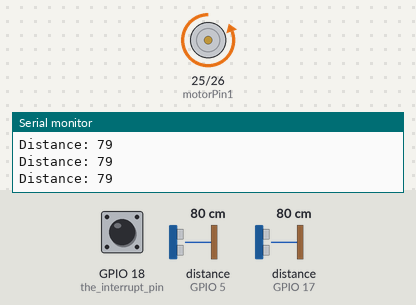
Simulated run of this sketch. Board: ESP32. Shown: motor-driver pin pairs drawn as motors (green arrow = first pin HIGH = forward, orange = second pin HIGH = backward, longer = more drive), the last lines printed to the serial monitor. Wiring (inferred from the names in the program): 2 × ultrasonic range finder: trigger GPIO 2, echo GPIO 5 / trigger GPIO 16, echo GPIO 17. The test bench sets the inputs (shaded band); at power-on: distance to the obstacle (sensors on GPIO 5, GPIO 17) 80 cm, GPIO 18 (the_interrupt_pin) HIGH. The echo pulse lasts 58.3 µs per cm; WiFi joins after 1.5 s; servers stay silent unless stated.

Above: at 2.8 s.
2.9 s: distance to the obstacle (sensor on GPIO 5) set to 65 cm
4.4 s: distance to the obstacle (sensor on GPIO 5) set to 57 cm
At 4.6 s:
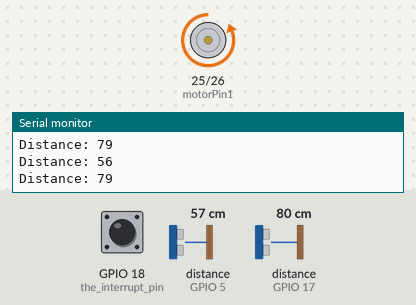
7.4 s: distance to the obstacle (sensor on GPIO 17) set to 18 cm
At 7.8 s:
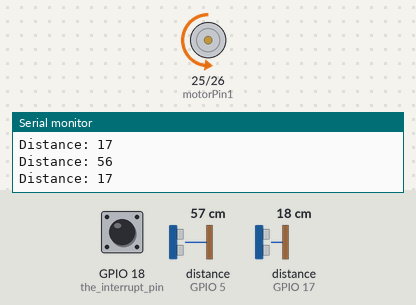
8.9 s: distance to the obstacle (sensor on GPIO 17) set to 60 cm
At 11.66 s:
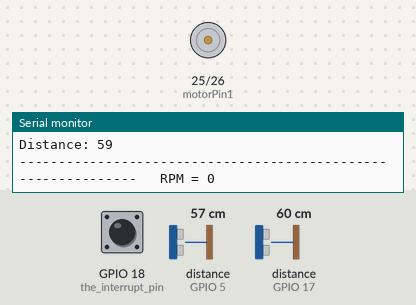
11.9 s: distance to the obstacle (sensor on GPIO 17) set to 2 cm
13.4 s: distance to the obstacle (sensor on GPIO 17) set to 120 cm
At 13.57 s:
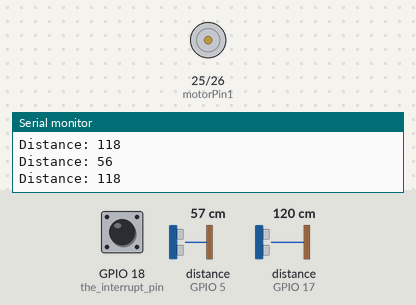
Timing chart, 0 to 17.4 s (numbered marks = the images above; inputs shaded):
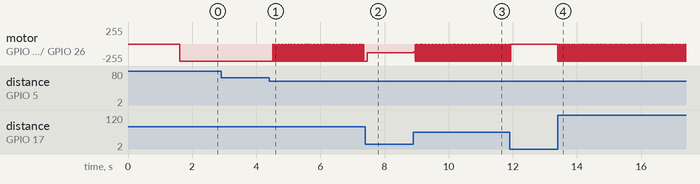

The sketch:

with_om2m.ino
```cpp
#include "WiFi.h"
#include "HTTPClient.h"
#include "ArduinoJson.h"
#include "ThingSpeak.h"
#include <Wire.h>
#include <Arduino.h>

char * wifi_ssid = "esw-m19@iiith";
char * wifi_pwd = "e5W-eMai@3!20hOct";

//char * wifi_ssid = "Jimin <3";
//char * wifi_pwd = "55025502";

//char * wifi_ssid = "JioFi_10317B3";
//char * wifi_pwd = "dfzb9thvhc";

String cse_ip = "onem2m.iiit.ac.in";

//StaticJsonBuffer < 200 > jsonBuffer;
//JsonObject & user_data = jsonBuffer.createObject();
//JsonObject & temp_user_data = jsonBuffer.createObject();
//JsonObject & sensor_data = jsonBuffer.createObject();

//Onemtom
String cse_port = "443";
String server = "http://" + cse_ip + ":" + cse_port + "/~/in-cse/in-name/";

//Thingspeak
const char * myWriteAPIKey = "NK3AMTK25MUQDCP7";
const char * server_t = "api.thingspeak.com";
unsigned long myChannelNumber = 906378;
String myStatus = "";

WiFiClient client;

String createCI(String server, String ae, String cnt, String val) {

    HTTPClient http;
    http.begin(server + ae + "/" + cnt + "/");

    http.addHeader("X-M2M-Origin", "admin:admin");
    http.addHeader("Content-Type", "application/json;ty=4");
    http.addHeader("Content-Length", "100");
    http.addHeader("Connection", "close");
    int code = http.POST("{\"m2m:cin\": {\"cnf\": \"text/plain:0\",\"con\": " + String(val) + "}}");
    http.end();
    Serial.print(code);
    delay(300);
    //return something
    return (String(code));
}

// defines pins numbers
const long trigPin1 = 2;
const long echoPin1 = 5;
const long trigPin2 = 16;
const long echoPin2 = 17;

const long motorPin1 = 25;
const long motorPin2 = 26;
const long encoder_pin = 18;

// defines variables
long duration;
long distance;
long p = 100;
int pulsesperturn = 1;
long pulses, rpm, timeold, timeold_post,timeold_m;
void IRAM_ATTR isr() {
    pulses++;
    //Serial.println(pulses);

}

void setup() {
    Serial.begin(115200);
    // Set WiFi to station mode and disconnect from an AP if it was previously connected
    WiFi.mode(WIFI_STA);
    ThingSpeak.begin(client);  // Initialize ThingSpeak
    WiFi.disconnect();
    delay(100);

    WiFi.begin(wifi_ssid, wifi_pwd);
    timeold_post = millis();
    while (WiFi.status() != WL_CONNECTED && millis() - timeold_post <= 10000) {
        delay(500);
        Serial.println("Connecting to WiFi.. ");
    }
    if (WiFi.status() != WL_CONNECTED) {
        Serial.println("Unable to connect to Wifi\n");
    } else {
        Serial.println("Connection successful!\n");
    }
    pinMode(trigPin1, OUTPUT); // Sets the trigPin as an Output
    pinMode(echoPin1, INPUT); // Sets the echoPin as an Input
    pinMode(trigPin2, OUTPUT); // Sets the trigPin as an Output
    pinMode(echoPin2, INPUT); // Sets the echoPin as an Input
    pinMode(motorPin1, OUTPUT);
    pinMode(motorPin2, OUTPUT);
    digitalWrite(motorPin1, LOW); //permanent
    pinMode(18, INPUT_PULLUP); // the interrupt pin
    attachInterrupt(18, isr, FALLING); // falling edge ie when there is hole
    pulses = 0; // initializing pulses
    rpm = 0; // intializing rpm
    timeold = millis(); // initailizng time
    timeold_post = millis(); //posting to thingspeak server
    timeold_m = millis(); //posting to om2m server

}

long dist(long trigPin, long echoPin) {
    // Clears the trigPin
    digitalWrite(trigPin, LOW);
    delayMicroseconds(2);
    digitalWrite(trigPin, HIGH); // Sets the trigPin on HIGH state for 10 micro seconds
    delayMicroseconds(10);
    digitalWrite(trigPin, LOW);
    // Reads the echoPin, returns the sound wave travel time in microseconds
    duration = pulseIn(echoPin, HIGH);
    // Calculating the distance
    distance = duration * 0.034 / 2;
    // Prlongs the distance on the Serial Monitor
    Serial.print("Distance: ");
    Serial.println(distance);
    return distance;
}

void loop() {

    //creating the PWM
    long ontime;
    long d = dist(trigPin1, echoPin1);
    long distance_1 = d;
    long d2 = dist(trigPin2, echoPin2);
    long distance_2 = d2;
    if (d2 < d) d = d2;

    if (d >= 60) {
        digitalWrite(motorPin2, HIGH);
        delay(p);
    } else if (d <= 10) {
        digitalWrite(motorPin2, LOW);
        delay(p);
    } else {
        int delay = (d - 10) * 2;
        digitalWrite(motorPin2, HIGH);
        delayMicroseconds(delay * 500);
        digitalWrite(motorPin2, LOW);
        int dd = p - delay;
        delayMicroseconds(dd * 10);
    }

    if (millis() - timeold >= 5000) {
        rpm = ((60 * 1000 / pulsesperturn) / (millis() - timeold) * pulses) / 36;
//          rpm= (1000*60)*(pulses/pulsesperturn)/((millis()-timeold));
        rpm/=20;
        timeold = millis();
        Serial.print("--------------------------------------------------------------   RPM = ");
        pulses = 0;
        Serial.println(rpm);
    }

    if (millis() - timeold_post >= 60000) {
        Serial.println("Trying to post\n");
        timeold_post = millis();
        while (WiFi.status() != WL_CONNECTED && millis() - timeold_post <= 10000) {
            delay(500);
            Serial.println("Connecting to WiFi.. ");
        }
        if (WiFi.status() != WL_CONNECTED) {
            Serial.println("Unable to connect to Wifi\n");
        } else {
            Serial.println("Connection successful :) \n");

            // set the fields with the valuesM
            ThingSpeak.setField(1, distance_1);
            ThingSpeak.setField(2, distance_2);
            ThingSpeak.setField(3, rpm);

              // write to the ThingSpeak channel
              int x = ThingSpeak.writeFields(myChannelNumber, myWriteAPIKey);
              if(x == 200){
              Serial.println("Channel update successful.");
              }
              else{
              Serial.println("Problem updating channel. HTTP error code " + String(x));
              }


            //Updating the time
            timeold_post = millis();
        }
    }
    if (millis() - timeold_m >= 300000) {
        Serial.println("Trying to post to OM2M\n");
        timeold_m = millis();
        while (WiFi.status() != WL_CONNECTED && millis() - timeold_m <= 10000) {
            delay(500);
            Serial.println("Connecting to WiFi.. ");
        }
        if (WiFi.status() != WL_CONNECTED) {
            Serial.println("Unable to connect to Wifi\n");
        } else {
            Serial.println("Connection successful :) \n");

            // when single sensor gives multiple values
            String sensor1 = "(" + String(distance_1) + "," + String(distance_2) + ")";

            //when single sensor gives single value
            String sensor2 = String(rpm);

            // Make it a single string
            String sensor_string = sensor1 + "," + sensor2;

            // Make it OneM2M complaint
            sensor_string = "\"" + sensor_string + "\""; // DO NOT CHANGE THIS LINE

            // Send data to OneM2M server
            Serial.println(createCI(server, "Team16_IOT_Wireless_Control", "node_1", sensor_string));
            Serial.println("Posted to Onemtom\n");

            //Updating the time
            timeold_m = millis();
        }
    }
}
```

Measured:
- the behaviour switches between 61 and 60 cm on distance to the obstacle (sensor on GPIO 5) (found by bisection; images 0 and 1)
- after the input at 4.4 s, motor on GPIO 25 (motorPin1) / GPIO 26 (motorPin2): alternates backward 255/255 for 0.05 s and stopped for 0.01 s, starting after 0.12 s
- after the input at 8.9 s, motor on GPIO 25 (motorPin1) / GPIO 26 (motorPin2): backward 131/255 → backward 115/255 at once, then repeats every 0.05 s: stopped 0.01 s, backward 255/255 0.05 s
- after the input at 11.9 s, motor on GPIO 25 (motorPin1) / GPIO 26 (motorPin2): goes on until 11.9 s, then stays stopped
- after the input at 13.4 s, motor on GPIO 25 (motorPin1) / GPIO 26 (motorPin2): alternates backward 255/255 for 0.05 s and stopped for 0.01 s, starting at once
